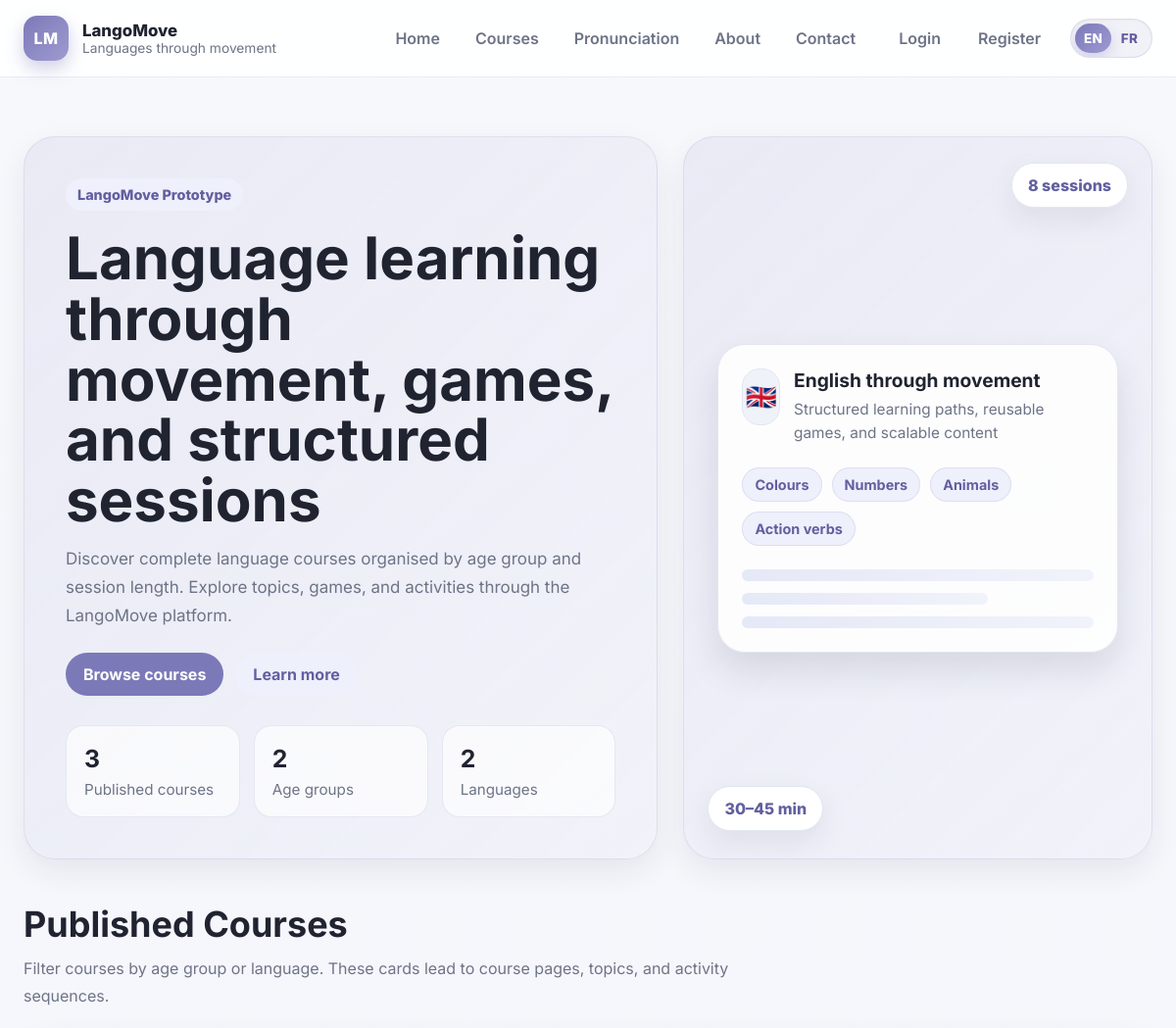
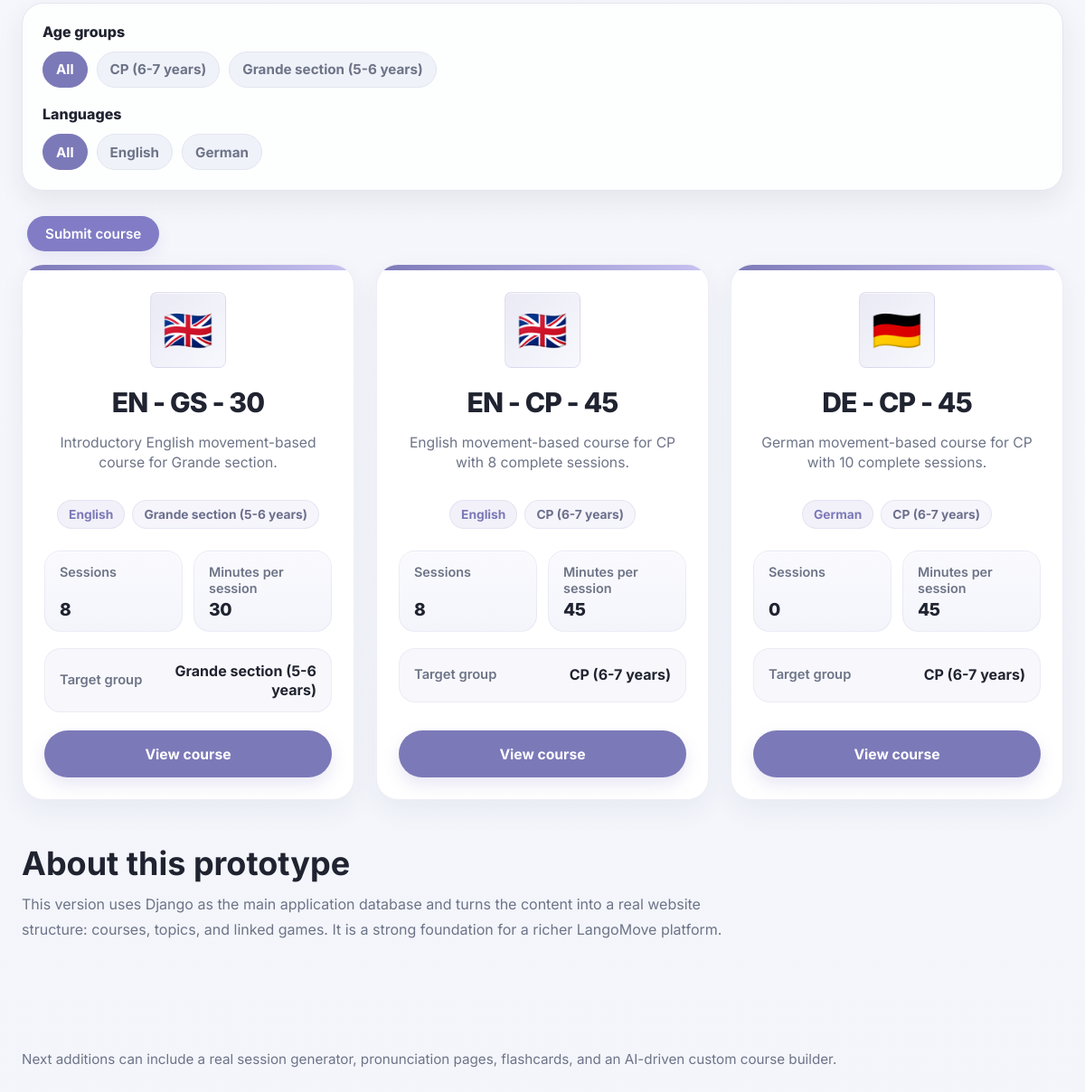
The app's page /, older data (2 pictures, top to bottom).
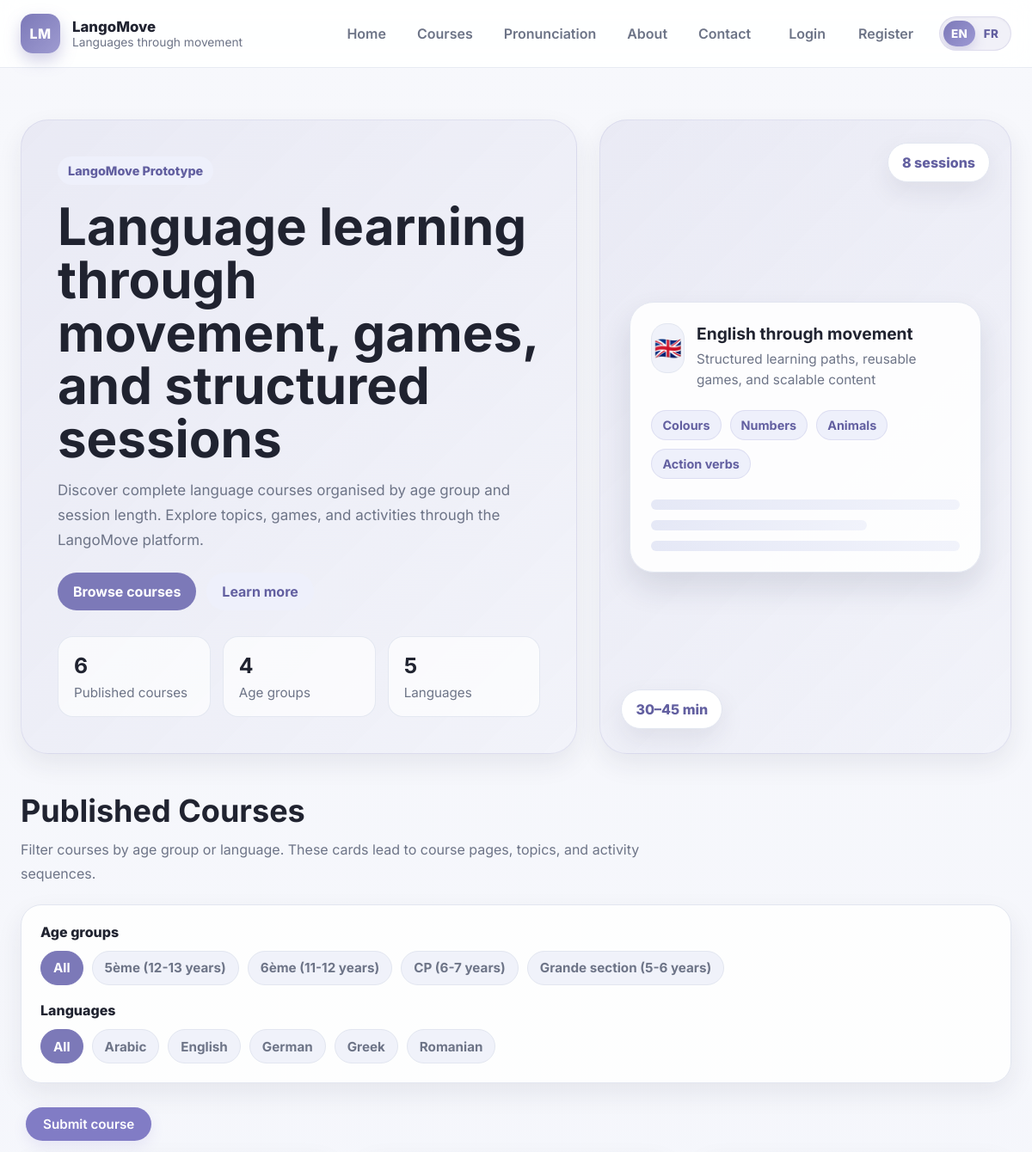
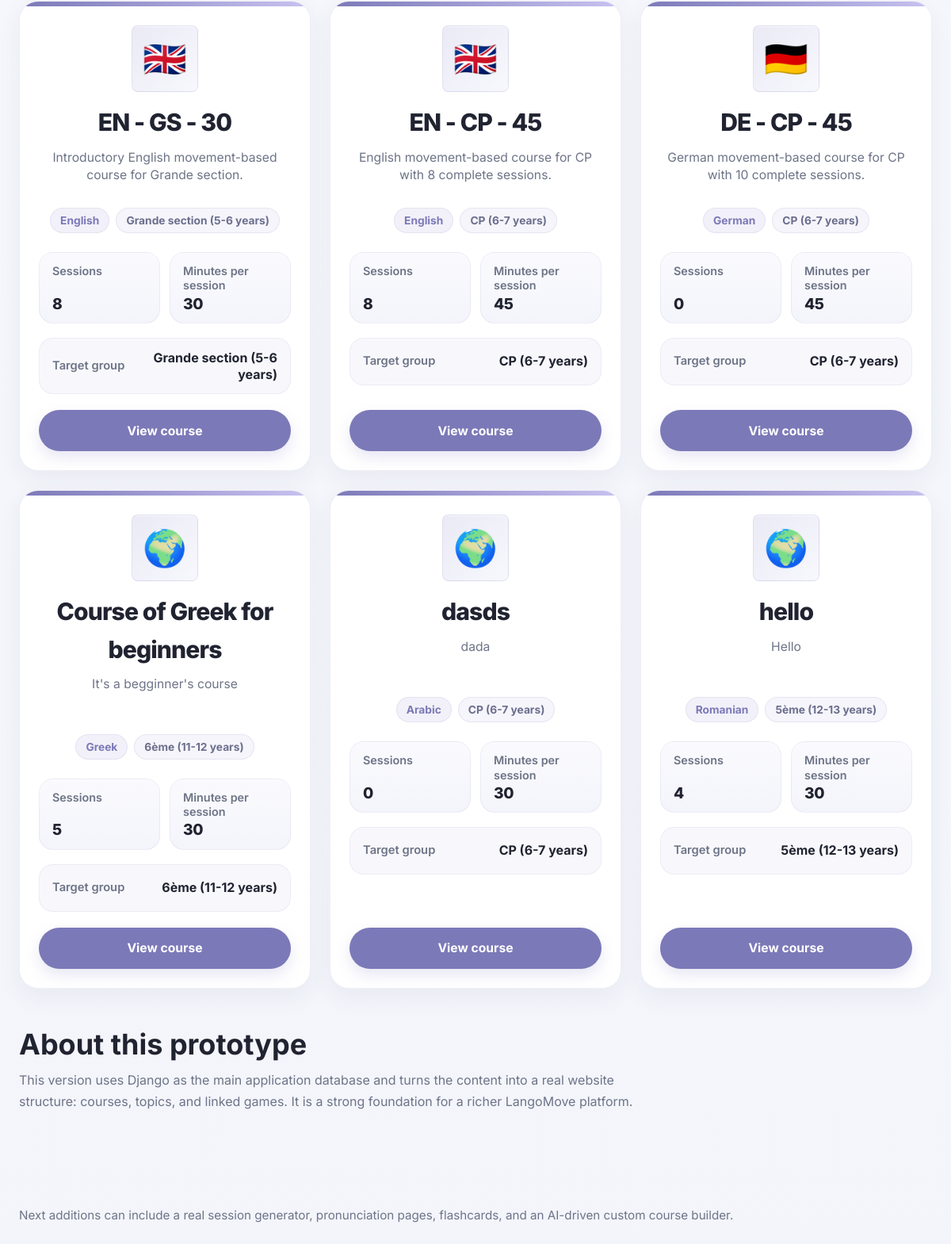
The same page, newer data (2 pictures, top to bottom).
### apps/curriculum/models.py (models this page shows, shortened)
class TimeStampedModel(models.Model):
    created_at = models.DateTimeField(auto_now_add=True)
    updated_at = models.DateTimeField(auto_now=True)
    class Meta:
        abstract = True

class AgeGroup(TimeStampedModel):
    name = models.CharField(max_length=100, unique=True)
    education_stage = models.CharField(max_length=100, blank=True)
    label = models.CharField(max_length=150, blank=True)
    min_age = models.PositiveIntegerField(null=True, blank=True)
    max_age = models.PositiveIntegerField(null=True, blank=True)
    display_order = models.PositiveIntegerField(default=9999)
    class Meta:
        ordering = ["display_order", "name"]

class Language(TimeStampedModel):
    code = models.CharField(max_length=10, unique=True)
    name = models.CharField(max_length=100)
    flag = models.CharField(max_length=20, blank=True)
    slug = models.SlugField(max_length=120, unique=True)
    class Meta:
        ordering = ["name"]

class Course(TimeStampedModel):
    title = models.CharField(max_length=255)
    language = models.ForeignKey(
        Language,
        on_delete=models.PROTECT,
        related_name="courses",
    )
    age_group = models.ForeignKey(
        AgeGroup,
        on_delete=models.PROTECT,
        related_name="courses",
        null=True,
        blank=True,
    )
    sessions_count = models.PositiveIntegerField(default=0)
    minutes_per_session = models.PositiveIntegerField(default=0)
    description = models.TextField(blank=True)
    card_image = models.URLField(blank=True, max_length=1000)
    slug = models.SlugField(max_length=255, unique=True)
    display_order = models.PositiveIntegerField(default=9999)
    status = models.CharField(
        max_length=20,
        choices=CourseStatus.choices,
        default=CourseStatus.DRAFT,
        db_index=True,
    )
    created_by = models.ForeignKey(
        settings.AUTH_USER_MODEL,
        on_delete=models.SET_NULL,
        null=True,
        blank=True,
        related_name="courses_created",
    )
    approved_by = models.ForeignKey(
        settings.AUTH_USER_MODEL,
        on_delete=models.SET_NULL,
        null=True,
        blank=True,
        related_name="courses_approved",
    )
    approved_at = models.DateTimeField(null=True, blank=True)
    moderation_notes = models.TextField(blank=True)
    class Meta:
        ordering = ["display_order", "title"]

### apps/website/views/home.py (the view)
# urls.py: path("", home_view, name="home"),
def home_view(request):
    service = CurriculumQueryService()
    courses_queryset = service.get_published_courses()
    courses = []
    all_age_groups = set()
    all_languages = set()
    for course in courses_queryset:
        language_name = course.language.name if course.language else ""
        language_flag = course.language.flag if course.language else ""
        age_group_name = ""
        if course.age_group:
            age_group_name = course.age_group.label or course.age_group.name
        sessions_count = course.course_topics.count()
        display_title = course.title
        courses.append({
            "id": course.id,
            "title": course.title,
            "display_title": display_title,
            "slug": course.slug,
            "description": course.description,
            "language_name": language_name,
            "language_flag": language_flag,
            "age_group_name": age_group_name,
            "sessions_count": sessions_count,
            "minutes_per_session": course.minutes_per_session,
        })
        if age_group_name:
            all_age_groups.add(age_group_name)
        if language_name:
            all_languages.add(language_name)
    context = {
        "courses": courses,
        "all_age_groups": sorted(all_age_groups),
        "all_languages": sorted(all_languages),
    }
    return render(request, "website/home.html", context)

### apps/curriculum/query_services.py (called while the page is built)
    def get_published_courses(self):
        return (
            Course.objects
            .select_related("language", "age_group")
            .filter(status=CourseStatus.PUBLISHED)
            .order_by("display_order", "title")
        )

### templates/website/home.html (shortened to what the changed rows need)
{% extends "base.html" %}
{% load i18n %}
{% block hero %}
<section class="hero hero-home">
    <div class="container hero-home-layout">
        <div class="hero-home-text">
            <h1>{% trans "Language learning through movement, games, and structured sessions" %}</h1>
            <div class="hero-mini-stats">
                <div class="mini-stat">
                    <strong>{{ courses|length }}</strong>
                    <span>{% trans "Published courses" %}</span>
                </div>
                <div class="mini-stat">
                    <strong>{{ all_age_groups|length }}</strong>
                    <span>{% trans "Age groups" %}</span>
                </div>
                <div class="mini-stat">
                    <strong>{{ all_languages|length }}</strong>
                    <span>{% trans "Languages" %}</span>
                </div>
            </div>
        </div>
    </div>
</section>
{% endblock %}
{% block content %}
<section class="page-section" id="courses">
    <div class="container">
        <div class="section-header">
            <h2>{% trans "Published Courses" %}</h2>
        </div>
        <div class="filters-panel">
            <div class="filter-group">
                <div class="chip-row" id="age-group-filters">
                    <button type="button" class="chip active" data-filter-type="age-group" data-filter-value="">
                        {% trans "All" %}
                    </button>
                    {% for age_group in all_age_groups %}
                        <button type="button" class="chip" data-filter-type="age-group" data-filter-value="{{ age_group }}">
                            {{ age_group }}
                        </button>
                    {% endfor %}
                </div>
            </div>
            <div class="filter-group">
                <div class="chip-row" id="language-filters">
                    <button type="button" class="chip active" data-filter-type="language" data-filter-value="">
                        {% trans "All" %}
                    </button>
                    {% for language in all_languages %}
                        <button type="button" class="chip" data-filter-type="language" data-filter-value="{{ language }}">
                            {{ language }}
                        </button>
                    {% endfor %}
                </div>
            </div>
        </div>
        <div class="grid course-grid" id="course-grid">
            {% for course in courses %}
                <article class="card course-card-v2 course-item"
                    data-age-group="{{ course.age_group_name }}"
                    data-language="{{ course.language_name }}">
                    <div class="course-card-v2-topline"></div>
                    <div class="card-body course-card-v2-body">
                        <div class="course-card-v2-header">
                            <div class="course-card-v2-flag">
                                {{ course.language_flag|default:"🌍" }}
                            </div>
                            <div class="course-card-v2-header-text">
                                <h3 class="course-card-v2-title">{{ course.display_title }}</h3>
                                <p class="course-card-v2-description">{{ course.description }}</p>
                            </div>
                        </div>
                        <div class="course-card-v2-tags">
                            <span class="course-pill">{{ course.language_name }}</span>
                            <span class="course-pill course-pill-soft">{{ course.age_group_name }}</span>
                        </div>
                        <div class="course-card-v2-stats">
                            <div class="course-stat-box">
                                <span class="course-stat-label">{% trans "Sessions" %}</span>
                                <strong class="course-stat-value">{{ course.sessions_count }}</strong>
                            </div>
                            <div class="course-stat-box">
                                <span class="course-stat-label">{% trans "Minutes per session" %}</span>
                                <strong class="course-stat-value">{{ course.minutes_per_session }}</strong>
                            </div>
                        </div>
                        <div class="course-card-v2-target">
                            <span class="course-target-label">{% trans "Target group" %}</span>
                            <span class="course-target-value">{{ course.age_group_name }}</span>
                        </div>
                        <div class="course-card-v2-actions">
                            <a class="button course-card-v2-button" href="{% url 'course-detail' course.slug %}">
                                {% trans "View course" %}
                            </a>
                        </div>
                    </div>
                </article>
            {% endfor %}
        </div>
    </div>
</section>
<section class="page-section" id="about">
    <div class="container">
        <div class="section-header">
            <h2>{% trans "About this prototype" %}</h2>
        </div>
    </div>
</section>
{% endblock %}

Row changes from the older to the newer data that the page shows:
now on this page (row unchanged): AgeGroup: all_age_groups "5ème (12-13 years)", age_group_name "5ème (12-13 years)", age_group_name "5ème (12-13 years)"
now on this page (row unchanged): AgeGroup: all_age_groups "6ème (11-12 years)", age_group_name "6ème (11-12 years)", age_group_name "6ème (11-12 years)"
added Language: all_languages "Arabic", language_name "Arabic"
added Language: all_languages "Greek", language_name "Greek"
added Language: all_languages "Romanian", language_name "Romanian"
added Course: display_title "Course of Greek for beginners", description "It's a begginner's course"
added Course: display_title "dasds", description "dada"
added Course: display_title "hello", description "Hello"
Text that changed along with them:
{{ courses|length }}: "3" → "6"
{{ all_age_groups|length }}: "2" → "4"
{{ all_languages|length }}: "2" → "5"
new list line: "🌍 Sessions 5 Minutes per session 30 Target group View course"
new list line: "🌍 Sessions 0 Minutes per session 30 Target group View course"
new list line: "CP (6-7 years) CP (6-7 years)"
new list line: "🌍 Sessions 4 Minutes per session 30 Target group View course"
